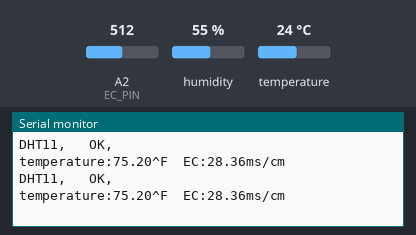
Bench run of a sketch on a simulated Arduino Uno, built with avr-gcc and run on an emulated ATmega328P. Parts: the last lines printed to the serial monitor. Inputs (shaded band) come from the test bench; at power-on: temperature 24 °C, A2 (EC_PIN) = 512, humidity 55 %.

Above: at 2.8 s.
2.9 s: temperature set to 12 °C
At 3.8 s:
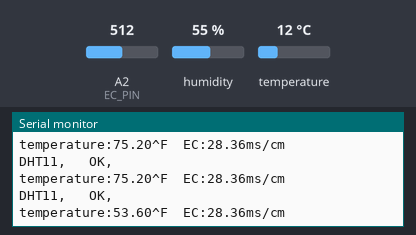
4.4 s: A2 (EC_PIN) set to 716
At 5.4 s:
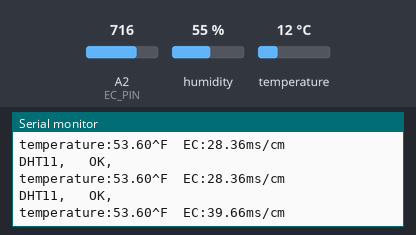
5.9 s: temperature set to 19 °C
At 6.8 s:
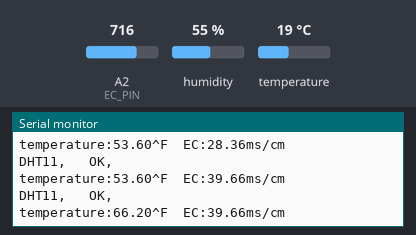
7.4 s: A2 (EC_PIN) set to 900
At 8.8 s:
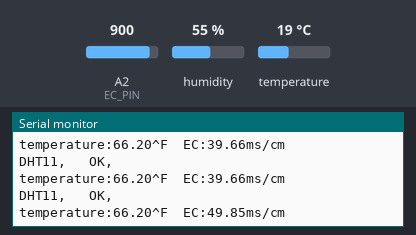
Timing chart, 0 to 9.9 s (numbered marks = the images above; inputs shaded):
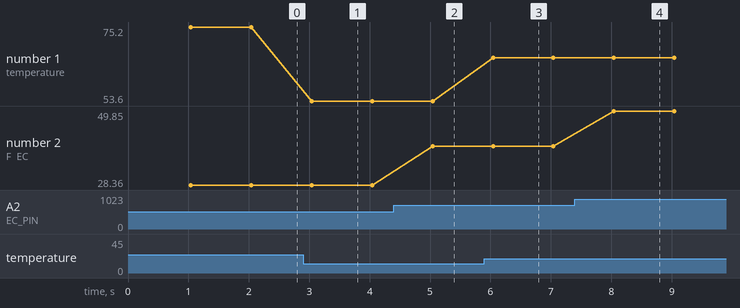

The sketch:

DFRobot_EC_Test_workingtemp.ino
```cpp
// (licence header left out)
#include "DFRobot_EC.h"
#include <EEPROM.h>
#include <dht11.h>
dht11 DHT;

#define DHT11_PIN A0
#define EC_PIN A2
float voltage, ecValue, temperature = 25;
DFRobot_EC ec;

void setup()
{
  Serial.begin(115200);
  ec.begin();
  Serial.begin(9600);
}

void loop()
{
  static unsigned long timepoint = millis();
  if (millis() - timepoint > 1000U) //time interval: 1s
  {
    timepoint = millis();
    voltage = analogRead(EC_PIN) / 1024.0 * 5000; // read the voltage
    temperature = readTemperature();          // read your temperature sensor to execute temperature compensation
    ecValue =  ec.readEC(voltage, temperature); // convert voltage to EC with temperature compensation
    Serial.print("temperature:");
    Serial.print(DHT.temperature * 1.8 + 32);
    Serial.print("^F  EC:");
    Serial.print(ecValue, 2);
    Serial.println("ms/cm");
  }
  ec.calibration(voltage, temperature);         // calibration process by Serail CMD
}

float readTemperature()
{
  int chk = DHT.read(DHT11_PIN);    // READ DATA= DHT.read(DHT11_PIN);    // READ DATA
  Serial.print("DHT11, \t");
  switch (chk) {
    case DHTLIB_OK:
      Serial.print("OK,\n");
      break;
    case DHTLIB_ERROR_CHECKSUM:
      Serial.print("Checksum error,\t");
      break;
    case DHTLIB_ERROR_TIMEOUT:
      Serial.print("Time out error,\t");
      break;
    default:
      Serial.print("Unknown error,\t");
      break;
  }
}
```

Measured:
- after the input at 2.9 s, the serial monitor: prints a new line after 0.14 s (image 1)
- after the input at 4.4 s, the serial monitor: prints a new line after 0.64 s (image 2)
- after the input at 5.9 s, the serial monitor: prints a new line after 0.14 s (image 3)
- after the input at 7.4 s, the serial monitor: prints a new line after 0.64 s (image 4)
- plotted number 1: 75.2 → 53.6 after the input at 2.9 s, 53.6 → 66.2 after the input at 5.9 s
- plotted number 2: 28.36 → 39.66 after the input at 4.4 s, 39.66 → 49.85 after the input at 7.4 s
